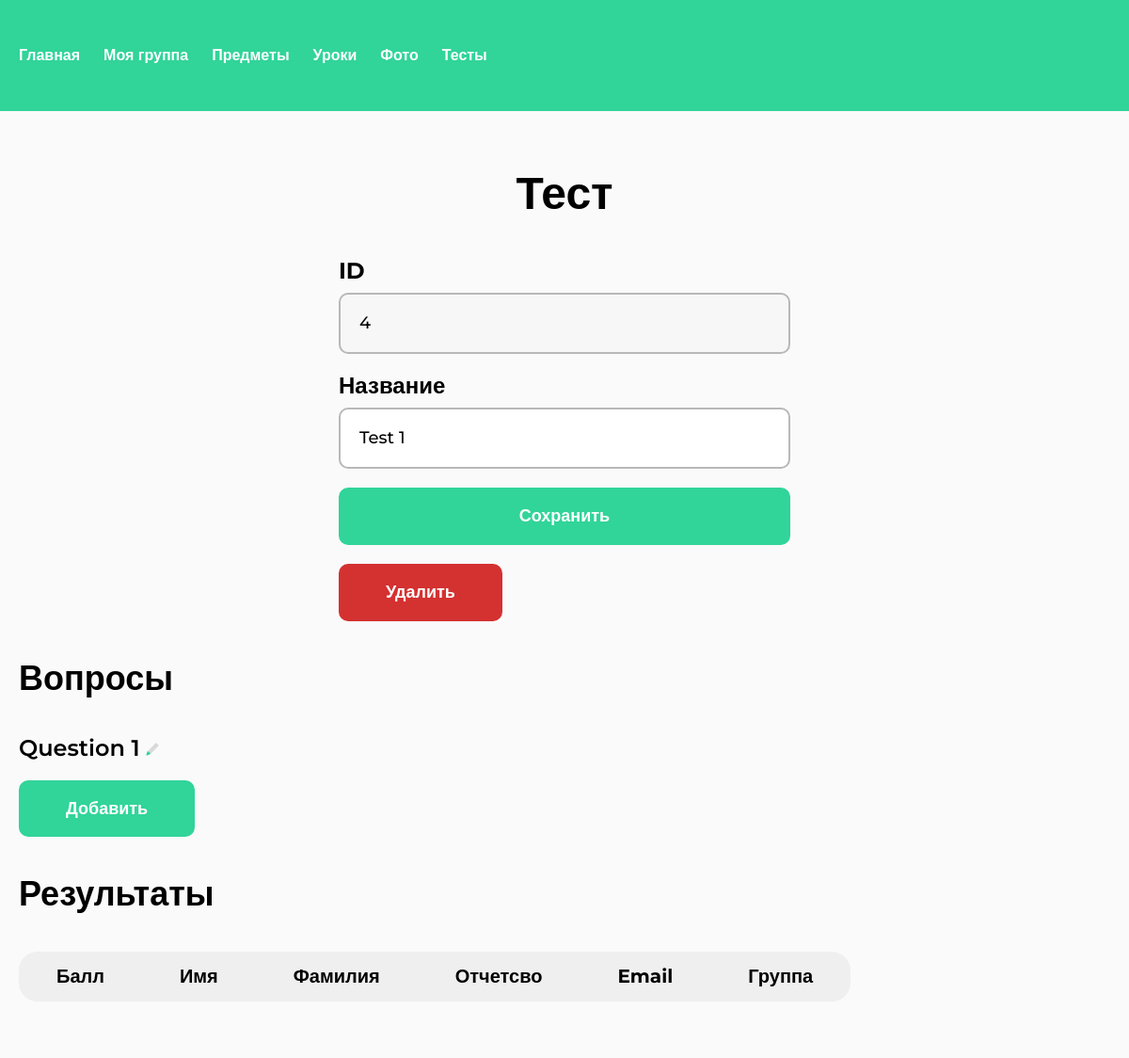
Before: /test/4/ (signed in) with the older database file.
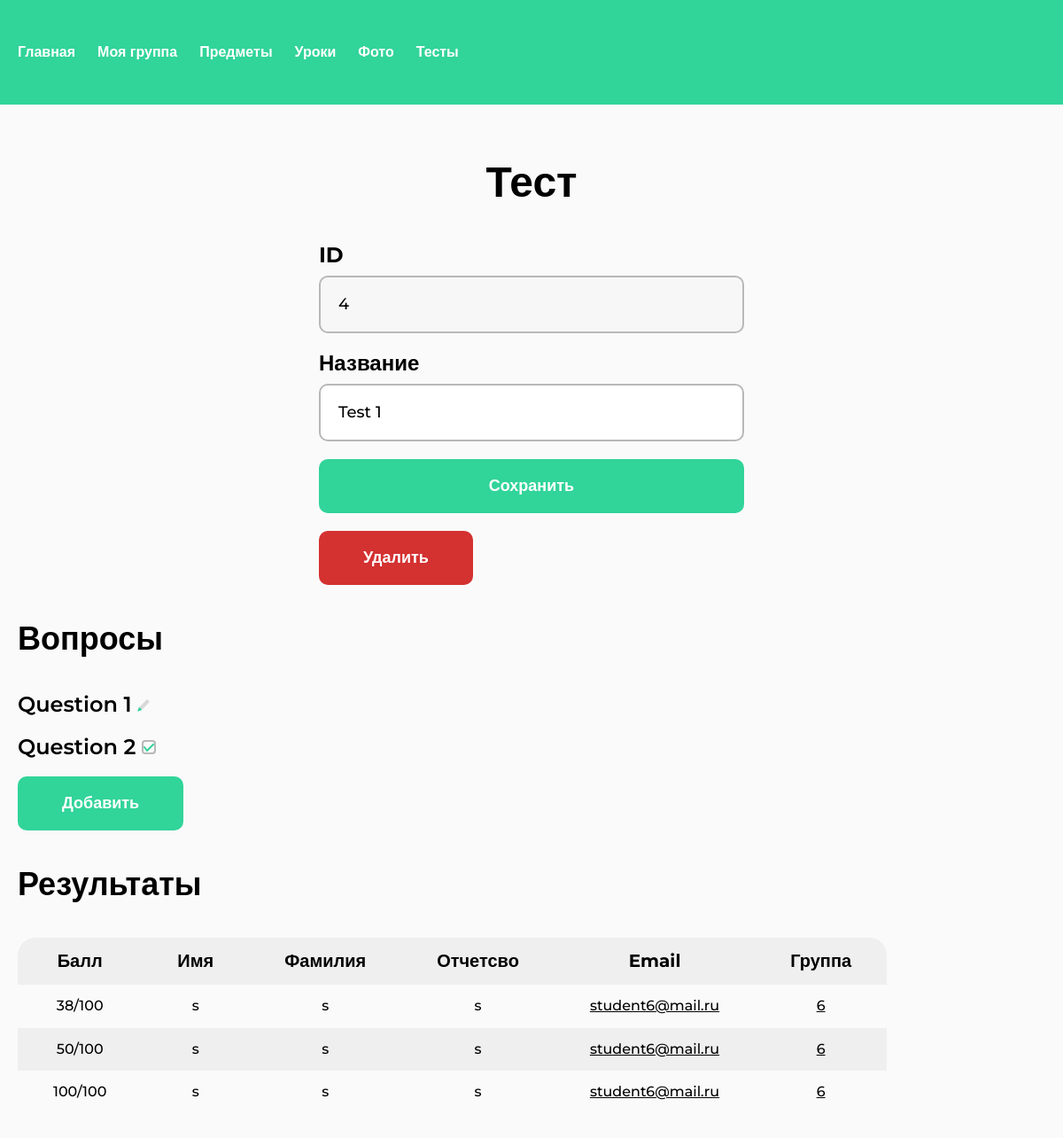
After: the same page with the newer database file.
### study/models.py (models this page shows, shortened)
class Test(models.Model):
    owner = models.ForeignKey(User, related_name="tests", on_delete=models.CASCADE)
    name = models.CharField(max_length=128)
    class Meta:
        verbose_name = "Тест"
        verbose_name_plural = "Тесты"

class Question(models.Model):
    class Type(models.IntegerChoices):
        TEXT = 1
        CHOOSE = 2
    test = models.ForeignKey(Test, related_name="questions", on_delete=models.CASCADE)
    type = models.IntegerField(choices=Type.choices)
    text = models.CharField(max_length=256)
    class Meta:
        verbose_name = "Вопрос"
        verbose_name_plural = "Вопросы"

class Try(models.Model):
    user = models.ForeignKey(User, related_name="tests_tries", on_delete=models.CASCADE)
    test = models.ForeignKey(Test, related_name="users_tries", on_delete=models.CASCADE)
    score = models.FloatField()
    class Meta:
        verbose_name = "Попытка"
        verbose_name_plural = "Попытки"

class Group(models.Model):
    owner = models.ForeignKey(User, related_name="study_groups", on_delete=models.SET_NULL, null=True)
    name = models.CharField(max_length=128)
    students = models.ManyToManyField(User, blank=True)
    class Meta:
        verbose_name = "Группа"
        verbose_name_plural = "Группы"

### accounts/models.py (models this page shows, shortened)
class Profile(models.Model):
    class Type(models.IntegerChoices):
        ADMIN = 1
        TEACHER = 2
        STUDENT = 3
    user = models.OneToOneField(User, on_delete=models.CASCADE)
    middle_name = models.CharField("Отчество", max_length=32, null=True, blank=True)
    type = models.IntegerField("Тип", choices=Type.choices, null=True)
    class Meta:
        verbose_name = "Профиль"
        verbose_name_plural = "Профили"

### study/views.py (the view, shortened to what this page needs)
# urls.py: path("test/<int:pk>/", views.TestEditView.as_view(), name="test"),
@method_decorator(not_student, name="dispatch")
class TestEditView(LoginRequiredMixin, View):
    def get(self, request, pk, *args, **kwargs):
        test = get_object_or_404(Test, pk=pk)
        form = AdminTestForm(instance=test)
        teachers = User.objects.filter(profile__type=2)
        return render(request, "study/test/edit.html", {
            "form": form,
            "test": test,
            "teachers": teachers,
        })

### study/forms.py
class AdminTestForm(forms.ModelForm):
    class Meta:
        model = Test
        fields = ["name", "owner"]
        labels = {"name": "Название", "owner": "Владелец"}
    def __init__(self, *args, **kwargs):
        super(AdminTestForm, self).__init__(*args, **kwargs)
        for visible in self.visible_fields():
            visible.field.widget.attrs['class'] = 'form__input'
        self.fields["owner"].queryset = self.fields["owner"].queryset.filter(profile__type=2)

### study/templates/study/test/edit.html (shortened to what this page needs)
{% extends "base.html" %}
{% load util %}
{% load static %}
{% block extra_css %}
<link rel="stylesheet" href="{% static 'css/select.css' %}">
<link rel="stylesheet" href="{% static 'css/table.css' %}">
{% endblock %}
{% block content %}
<section class="section-teachers">
    <h1 class="h1 h1_center">Тест</h1>
    <form action="." method="POST" class="form mt-40">
        <div class="form__item">
            <label class="form__label">ID</label>
            <input class="form__input" value="{{  test.id }}" disabled>
        </div>
        <div class="form__item">
            <label for="{{ form.name.id_for_label }}" class="form__label">{{ form.name.label }}</label>
            {{ form.name }}
        </div>
        <div class="form__item">
            <button type="submit" class="btn">Сохранить</button>
        </div>
        <div class="form__item">
            <a href="{% url 'test-delete' test.pk %}" class="btn btn_red confirm submit">Удалить</a>
        </div>
    </form>
</section>
<section class="section">
    <h2 class="h2 mt-40">Вопросы</h2>
    <div class="menu mt-40">
        {% for question in test.questions.all %}
        <a href="{% url 'test-question' test.pk question.pk %}" class="menu__item">
            {{ question.text }}
        </a>
        {% endfor %}
        <a href="{% url 'test-question-add' test.pk %}" class="btn">Добавить</a>
    </div>
</section>
<section class="section">
    <h2 class="h2 mt-40">Результаты</h2>
    <div class="table-wrapper mt-40">
        <table class="table">
            <thead>
                <tr>
                    <th>Балл</th>
                    <th>Имя</th>
                    <th>Фамилия</th>
                    <th>Отчетсво</th>
                    <th>Email</th>
                    <th>Группа</th>
                </tr>
            </thead>
            <tbody>
                {% for try in test.users_tries.all %}
                <tr>
                    <td>{{ try.score|floatformat:0 }}/100</td>
                    <td>{{ try.user.first_name|default:"-" }}</td>
                    <td>{{ try.user.last_name|default:"-" }}</td>
                    <td>{{ try.user.profile.middle_name|default:"-" }}</td>
                    <td>
                        <a href="{% if try.user.username %}{% url 'student' try.user.pk %}{% endif %}" class="table__foreign-key">{{ try.user.username }}</a>
                    </td>
                    <td>
                        <a href="{% if try.user.group_set.first %}{% url 'group' try.user.group_set.first.pk %}{% endif %}" class="table__foreign-key">{{ try.user.group_set.first.id }}</a>
                    </td>
                </tr>
                {% endfor %}
            </tbody>
        </table>
    </div>
</section>
{% endblock %}

### templates/base.html (shortened to what this page needs)
{% load static %}
<!DOCTYPE html>
<html lang="ru">
<head>
	<link rel="stylesheet" href="{% static 'css/reset.css' %}">
	<link rel="stylesheet" href="{% static 'css/main.css' %}">
	<link rel="stylesheet" href="{% static 'css/menu.css' %}">
    {% block extra_css %}{% endblock %}
</head>
<body>
	<header class="header">
		<div class="container">
			<ul class="header-menu">
				{% if user.is_authenticated %}
				<li><a href="{% url 'index' %}">Главная</a></li>
				{% if user.profile.type == 1 %}
				<li><a href="{% url 'teachers' %}">Учителя</a></li>
				<li><a href="{% url 'students' %}">Ученики</a></li>
				<li><a href="{% url 'groups' %}">Группы</a></li>
				<li><a href="{% url 'subjects' %}">Предметы</a></li>
				<li><a href="{% url 'lessons' %}">Уроки</a></li>
				<li><a href="{% url 'tests' %}">Тесты</a></li>
				{% elif user.profile.type == 2 %}
				<li><a href="{% url 'my-group' %}">Моя группа</a></li>
				<li><a href="{% url 'my-subjects' %}">Предметы</a></li>
				<li><a href="{% url 'my-lessons' %}">Уроки</a></li>
				<li><a href="{% url 'my-photos' %}">Фото</a></li>
				<li><a href="{% url 'my-tests' %}">Тесты</a></li>
				{% endif %}
				{% endif%}
			</ul>
		</div>
	</header>
	<main class="main">
		<div class="container">
		    {% block content %}{% endblock %}
		</div>
	</main>
</body>
</html>

### static/css/main.css (style rules this page uses)
:root { --green: #31D499; --red: #D43131; --background: #FAFAFA; --gray: #B8B8B8; --tablePrimary: #EFEFEF; --tableSecondary: #FAFAFA; }
* { padding: 0; margin: 0; box-sizing: border-box; }
html { font-family: "Montserrat", sans-serif; }
body { display: flex; flex-direction: column; min-height: 100vh; height: 100%; }
.container { max-width: 1240px; padding: 0 20px; margin: 0 auto }
.mt-40 { margin-top: 40px; }
.h1 { color: #000; font-size: 48px; font-weight: 700; }
.h1_center { text-align: center; }
.h2 { color: #000; font-size: 36px; font-weight: 700; }
input, textarea { color: #000; font-size: 18px; font-weight: 500; padding: 20px; max-width: 480px; width: 100%; border-radius: 10px; border: 2px solid var(--gray); display: block; }
input::placeholder { color: var(--gray); }
.btn { color: #FFF; font-size: 18px; font-weight: 700; border-radius: 10px; background: var(--green); padding: 20px 50px; text-align: center; cursor: pointer; text-decoration: none; display: block; width: fit-content; }
.btn.btn_red { background: var(--red); }
button[type='submit'], button.submit { width: 100%; padding: 20px; }
.header { padding: 50px 0; background: var(--green); }
.main { flex: 1 1 100%; padding: 60px 0; background-color: var(--background); }
.form { max-width: 480px; width: 100%; margin-left: auto; margin-right: auto; }
.form__item:not(:last-of-type) { margin-bottom: 20px; }
.form__label { display: block; margin-bottom: 10px; color: #000; font-size: 24px; font-weight: 700; }
.form__label { display: block; }
.menu { display: flex; flex-direction: column; align-items: flex-start; gap: 20px; }
.menu__item { color: #000; font-size: 24px; font-weight: 600; text-decoration: none; }

### static/css/menu.css (style rules this page uses)
ul { list-style: none; }
.header-menu { display: flex; align-items: center; gap: 25px; }
.header-menu a { text-decoration: none; font-weight: 700; color: white; }

### static/css/table.css (style rules this page uses)
.table-wrapper { width: 100%; overflow-x: auto; }
.table { border-radius: 20px; background: var(--tablePrimary); border-collapse: collapse; }
.table td, .table th { padding: 15px 40px; text-align: center; }
.table th { color: #000; font-size: 20px; font-weight: 700; }
.table td { color: #000; font-size: 16px; font-weight: 500; }
.table tbody tr:nth-of-type(2n-1) { background: var(--tableSecondary); }
.table__foreign-key { color: #000; }

Changed rows visible on the page:
added Question: text "Question 2", type 2 (drawn)
added Try: score "38", user.first_name "s", user.last_name "s", user.profile.middle_name "s", user.username "student6@mail.ru", user.group_set.first.id "6"
added Try: score "50", user.first_name "s", user.last_name "s", user.profile.middle_name "s", user.username "student6@mail.ru", user.group_set.first.id "6"
added Try: score "100", user.first_name "s", user.last_name "s", user.profile.middle_name "s", user.username "student6@mail.ru", user.group_set.first.id "6"
